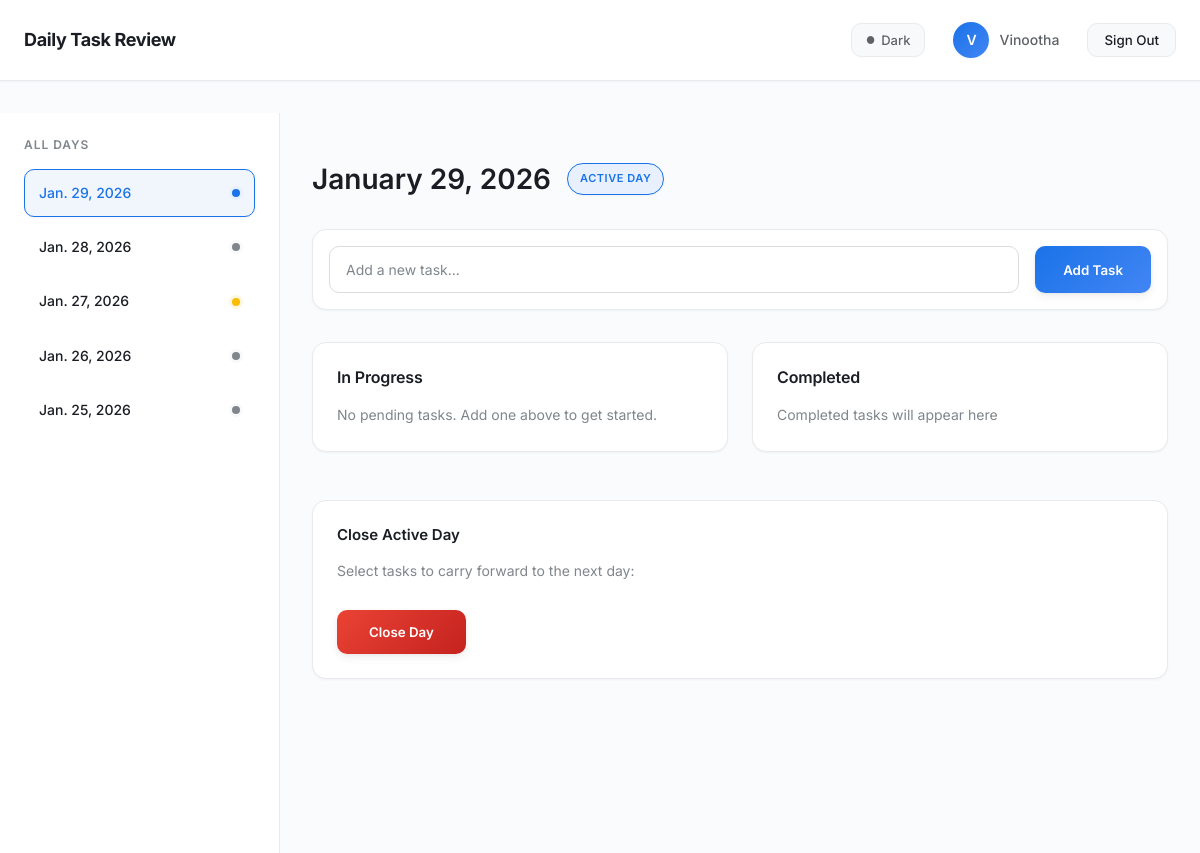
The app's page / (signed in) with its own data.
### tasks/models.py (models this page shows, shortened)
class Day(models.Model):
    user = models.ForeignKey(
        User, on_delete=models.CASCADE, related_name="days")
    date = models.DateField()
    status = models.CharField(
        max_length=10,
        choices=DayStatus.choices,
        default=DayStatus.OPEN,
    )
    is_active = models.BooleanField(default=False)
    created_at = models.DateTimeField(auto_now_add=True)
    closed_at = models.DateTimeField(null=True, blank=True)
    class Meta:
        unique_together = ("user", "date")
        ordering = ["-date"]

### tasks/views.py (the view)
# urls.py: path("", views.today_view, name="today"),
@login_required
def today_view(request):
    user = request.user
    day, created = Day.objects.get_or_create(
        user=user,
        date=date.today(),
        defaults={"status": "OPEN", "is_active": False}
    )
    if created or not day.is_active:
        set_active_day(user, day)
    all_days = Day.objects.filter(user=user).order_by("-date")
    open_days = get_open_days(user).exclude(id=day.id)
    return render(request, "tasks/today.html", {
        "day": day,
        "all_days": all_days,
        "open_days": open_days,
        "incomplete_tasks": day.tasks.filter(status=TaskStatus.PENDING),
        "completed_tasks": day.tasks.filter(status=TaskStatus.COMPLETED),
    })

### tasks/services.py (called while the page is built)
def get_open_days(user):
    return Day.objects.filter(user=user, status=DayStatus.OPEN).order_by("date")

def set_active_day(user, day):
    Day.objects.filter(user=user, is_active=True).update(is_active=False)
    day.is_active = True
    day.save(update_fields=["is_active"])

### tasks/templates/tasks/today.html (shortened to what this page needs)
{% extends "base.html" %}
{% load static %}
{% block content %}
<div class="layout">
  <aside class="sidebar">
    <h3>All Days</h3>
    {% for d in all_days %}
      <a href="{% url 'day_view' d.id %}"
         class="day-link {% if d.id == day.id %}active-day{% endif %}">
        {{ d.date }}
        {% if d.id == day.id and d.status == 'OPEN' %}<span class="dot blue"></span>{% endif %}
        {% if d.status == 'CLOSED' %}<span class="dot gray"></span>{% endif %}
        {% if d.status == 'OPEN' and d.id != day.id %}<span class="dot yellow"></span>{% endif %}
      </a>
    {% endfor %}
  </aside>
  <main class="main">
    <header>
      <h1>{{ day.date|date:"F j, Y" }}</h1>
      <span class="badge active">Active Day</span>
    </header>
    <form method="post" action="{% url 'add_task' %}" class="add-form">
      <input type="text" name="title" placeholder="Add a new task..." required autofocus>
      <button type="submit">Add Task</button>
    </form>
    <div class="columns">
      <section>
        <h3>In Progress</h3>
        {% for task in incomplete_tasks %}
          <div class="task">
            <span>{{ task.title }}</span>
            <div class="actions">
              <form method="post" action="{% url 'toggle_task' task.id %}">
                {% csrf_token %}
                <button type="submit" class="done">Complete</button>
              </form>
              <form method="post" action="{% url 'delete_task' task.id %}">
                {% csrf_token %}
                <button type="submit" class="delete">×</button>
              </form>
            </div>
          </div>
        {% empty %}
          <p class="muted">No pending tasks. Add one above to get started.</p>
        {% endfor %}
      </section>
      <section>
        <h3>Completed</h3>
        {% for task in completed_tasks %}
          <div class="task completed">
            <span>{{ task.title }}</span>
            <form method="post" action="{% url 'toggle_task' task.id %}">
              {% csrf_token %}
              <button type="submit" class="undo">Reopen</button>
            </form>
          </div>
        {% empty %}
          <p class="muted">Completed tasks will appear here</p>
        {% endfor %}
      </section>
    </div>
    <form method="post" action="{% url 'close_active_day' %}" class="close-box">
      <h3>Close Active Day</h3>
      <p class="muted" style="margin-bottom: 12px;">Select tasks to carry forward to the next day:</p>
      <button type="submit" class="close-day">Close Day</button>
    </form>
  </main>
</div>
{% endblock %}

### tasks/templates/base.html (shortened to what this page needs)
{% load static %}
<!DOCTYPE html>
<html lang="en">
<head>
  <link rel="stylesheet" href="{% static 'tasks/style.css' %}?v=4">
</head>
<body>
<div class="app">
  {% if user.is_authenticated %}
    <header class="topbar">
      <h1 class="logo">Daily Task Review</h1>
      <div class="header-actions">
        <button class="theme-toggle" id="themeToggle" aria-label="Toggle dark mode">
          <span class="theme-icon" id="themeIcon">●</span>
          <span id="themeLabel">Dark</span>
        </button>
        <a href="{% url 'account' %}" class="account-link">
          <span class="avatar">
            {{ user.username|first|upper }}
          </span>
          <span class="username">{{ user.username }}</span>
        </a>
        <form method="post" action="{% url 'logout' %}">
          <button class="logout-btn">Sign Out</button>
        </form>
      </div>
    </header>
  {% endif %}
  <main>
    {% block content %}{% endblock %}
  </main>
</div>
</body>
</html>

### records on screen
Day: date "Jan. 29, 2026", status "OPEN" (drawn), date "January 29, 2026"
Day: date "Jan. 28, 2026", status "CLOSED" (drawn)
Day: date "Jan. 27, 2026", status "OPEN" (drawn)
Day: date "Jan. 26, 2026", status "CLOSED" (drawn)
Day: date "Jan. 25, 2026", status "CLOSED" (drawn)

### other values on screen
{{ user.username|first|upper }} "V"
{{ user.username }} "Vinootha"
